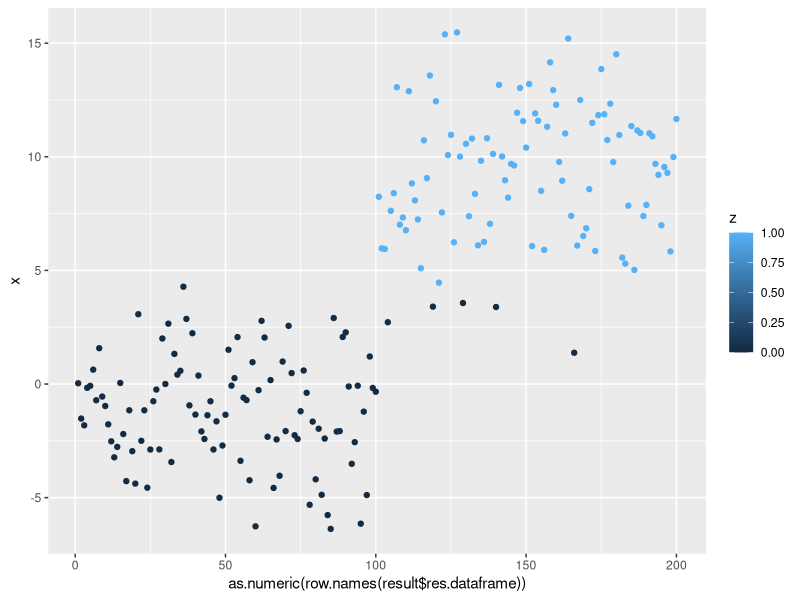
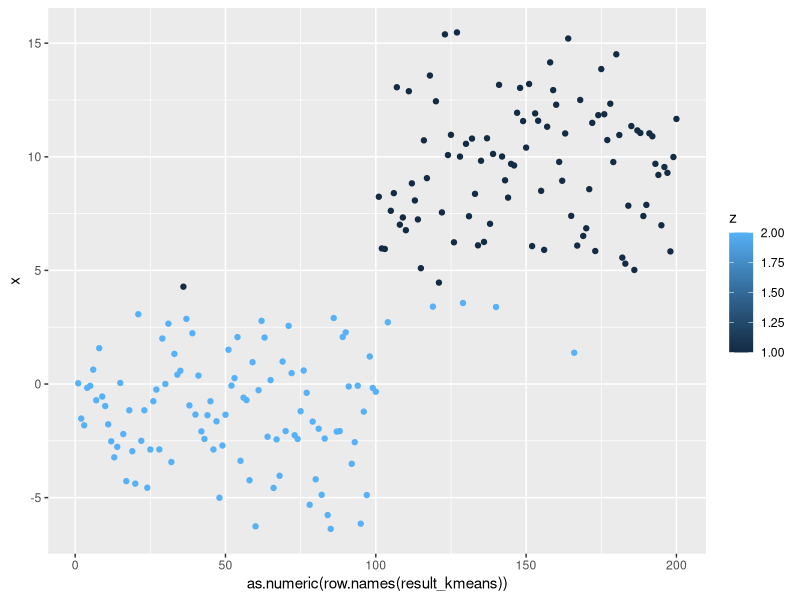
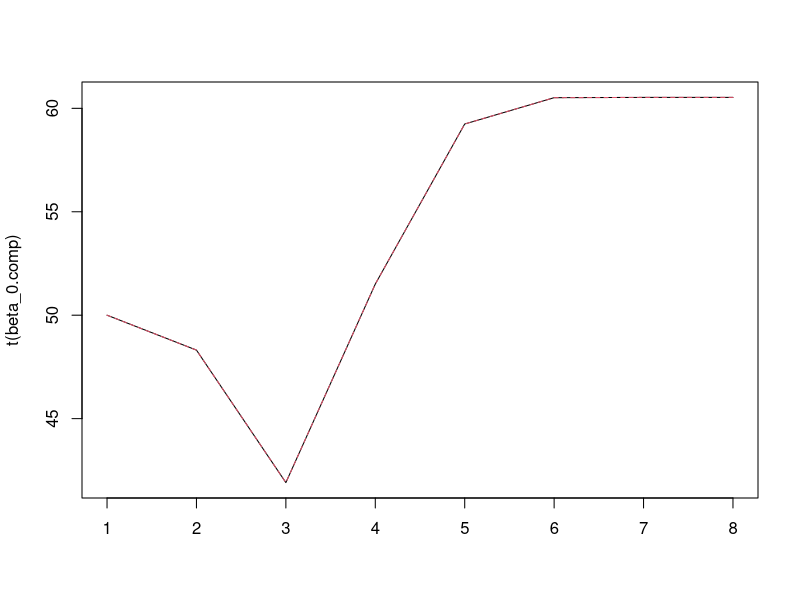
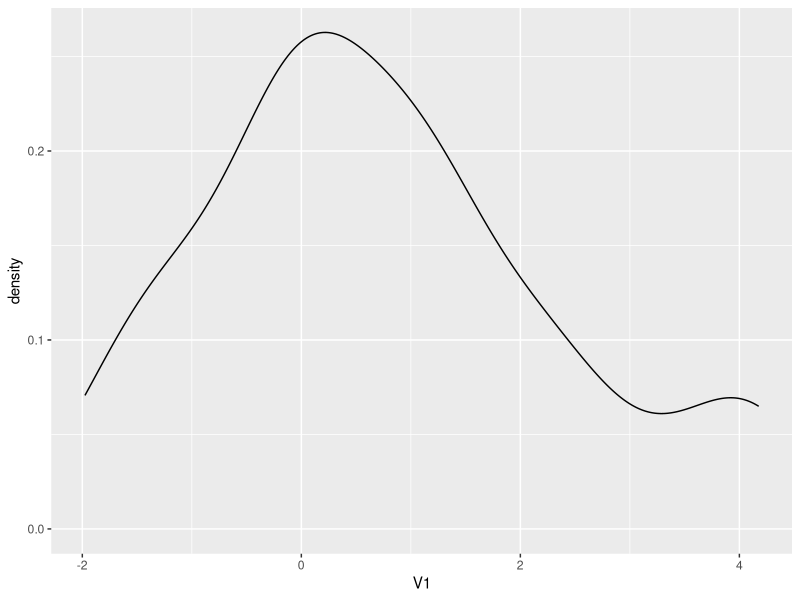
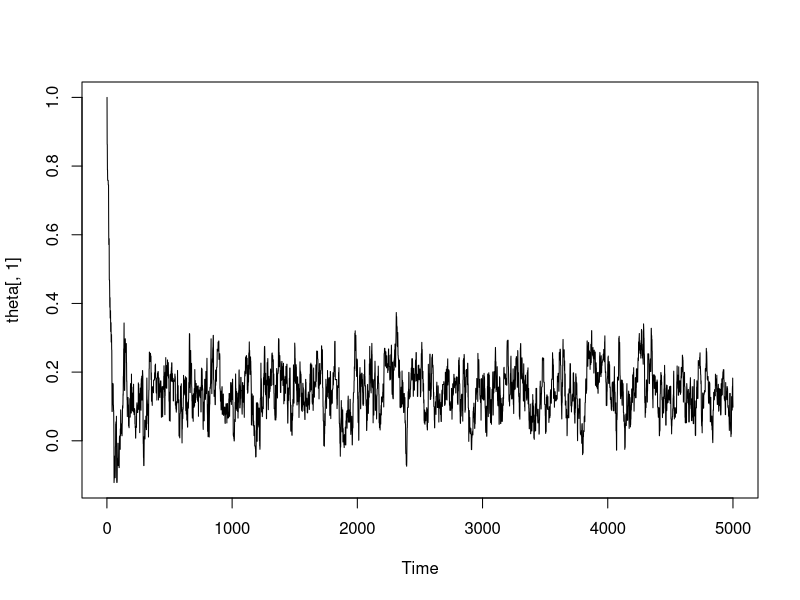
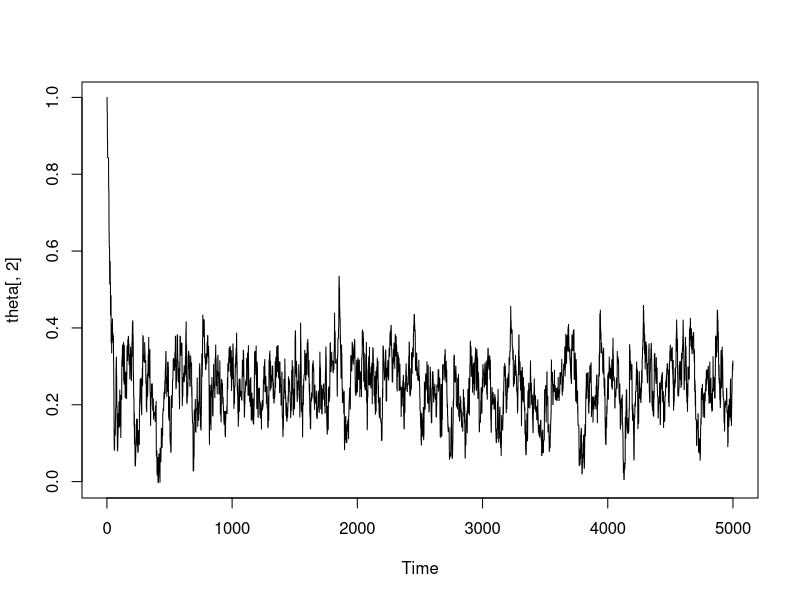
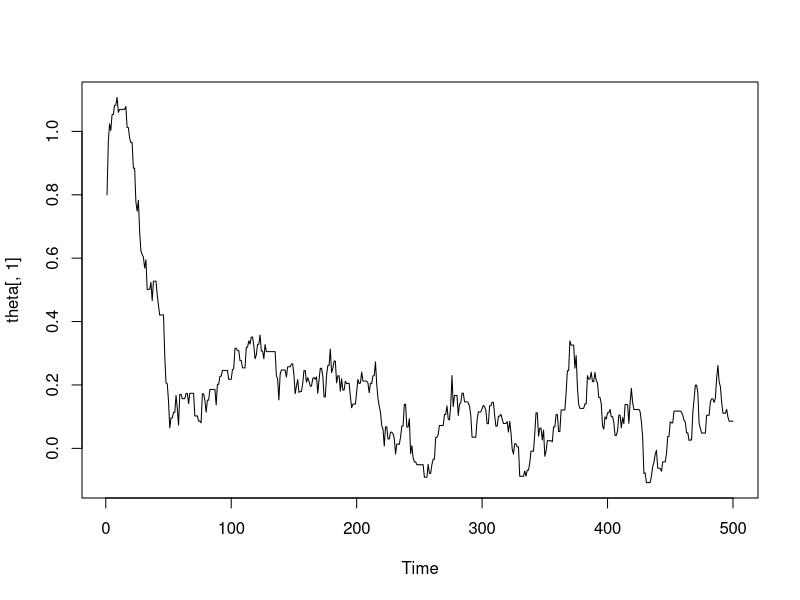
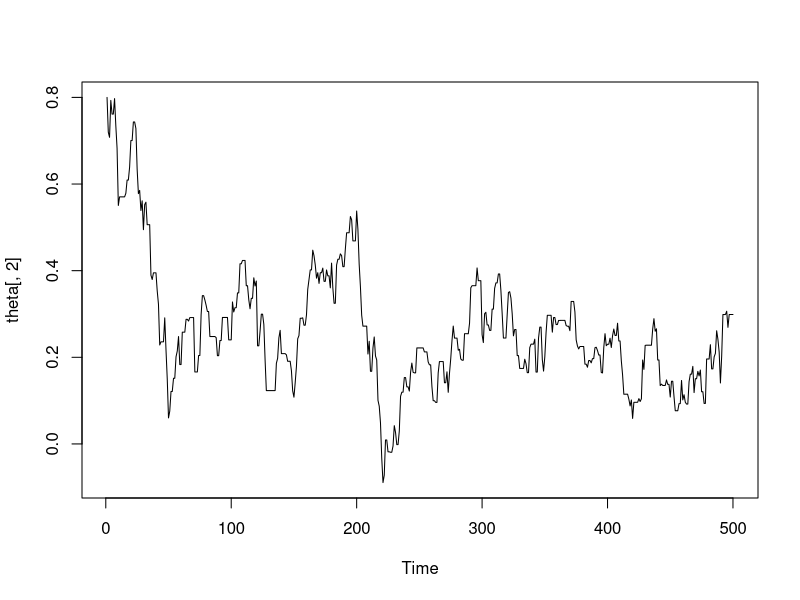

The R script that drew these images, in order:
### Lista 2 - Tais Bellini - 205650 ###

library(ggplot2)
library(dplyr)

#### Questao 1 ####

#funcao a ser minimizada
f = function(u, x, z){ 
  u = as.matrix(u)
  sum(z*(x-u[1,])^2) + sum((1-z)*(x-u[2,])^2)
}


#Algoritmo de atualizacao em blocos
block.opt = function(u0, f, data){
  
  cc = FALSE
  data = as.matrix(data)
  res = res_temp = cbind(data, rep(0, nrow(data)))
  zindex = ncol(data)+1
  count = 0

  
  while(!cc && count < 1000){
    for (i in 1:nrow(data)){
      if (f(u0, data[i,], 0) < f(u0, data[i,], 1)) res[i,zindex] = 0 else res[i,zindex] = 1
    }
    
    if(sum(res[,zindex] != res_temp[,zindex]) == 5) cc = TRUE
    res_temp = res
    
    u0 = cbind(u0, rep(0, nrow(u0)))
    u0[1,] = colMeans(res[res[,zindex]==1,])
    u0[2,] = colMeans(res[res[,zindex]==0,])
    u0 = u0[1:ncol(data)]
    
    count = count + 1 
    
    
  }
  
  colnames(res) = c("x", "z")
  res = as.data.frame(res)
  
  return(list("res.dataframe" = res, "u" = u0))
  
}

#inicializar 2 clusters

a = rnorm(100, -1, 2)
b = rnorm(100, 9, 3)
data = c(a,b)

u0 = sample_n(as.data.frame(data), 2)
result = block.opt(u0, f, data)

ggplot(aes(x = as.numeric(row.names(result$res.dataframe)), y = x, color = z), data=result$res.dataframe) + geom_point()
result$u

#validando o resutado com um algoritmo pre pronto
kmeans <- kmeans(data, centers = 2)
result_kmeans = cbind(as.matrix(data), kmeans$cluster)
colnames(result_kmeans) = c("x", "z")
result_kmeans = as.data.frame(result_kmeans)
ggplot(aes(x=as.numeric(row.names(result_kmeans)), y=x, color = z), data=result_kmeans) + geom_point()
kmeans$centers

#### Questao 2 ####

## a 
x = runif(200, 2, 40)
epslon = rnorm(200)
beta = c(60, -0.05)

y = beta[1]*exp(beta[2]*x)+epslon


## b
# ref: https://pt.wikipedia.org/wiki/Algoritmo_de_Gauss-Newton

J = function (beta, x) {
  return(cbind(-exp(beta[2]*x), -beta[1]*x*exp(beta[2]*x)))
}

r = function(beta, x, y) {
  return(y-beta[1]*exp(beta[2]*x))
}


gauss_newton = function (beta_0, J, r, x, y) {
  
  #aux to store execution
  z = beta_0
  
  #aux cc
  i = 0
  
  cc = 1
  while(cc > 0.0001 && i<1000) {
    beta_i = beta_0 - solve(t(J(beta_0, x))%*%J(beta_0, x))%*%t(J(beta_0, x))%*%r(beta_0, x, y)
    cc = sum((beta_i - beta_0)^2)
    beta_0 = c(beta_i)
    z = cbind(z, beta_i)
  }
  return (list(beta_hat = beta_i, z = z))
  
}

beta_0 = c(50, -0.10)
beta_hat = gauss_newton(beta_0, J, r, x, y)

colnames(beta_hat$z) = paste("i",1:ncol(beta_hat$z),sep="")
rownames(beta_hat$z) = c("beta0-gn", "beta1-gn")

##c

f = function(beta,x,y){
  sum((y-beta[1]*exp(beta[2]*x))^2)
}

d1 = function(beta, x){
  A = rbind(0,0)
  A[1] = sum(2*(y-beta[1]*exp(beta[2]*x))*(-exp(beta[2]*x)))
  A[2] = sum(2*(y-beta[1]*exp(beta[2]*x))*(-beta[1]*x*exp(beta[2]*x)))
  return(A)
}
  
d2 = function (beta, x) { 
  A = matrix(0,nrow=length(beta),ncol=length(beta))
  A[1,1] = sum(-2*exp(beta[2]*x)*(-exp(beta[2]*x)))
  A[2,2] = sum(2*(-beta[1]*x*exp(beta[2]*x))*(-beta[1]*x*exp(beta[2]*x)))
  + sum(2*(y-beta[1]*exp(beta[2]*x))*(-beta[1]*x^2*exp(beta[2]*x)))
  A[2,1] = A[1,2] = sum(2*(-beta[1]*x*exp(beta[2]*x))*(-exp(beta[2]*x)))
  + sum(2*(y-beta[1]*exp(beta[2]*x))*(-x*exp(beta[2]*x)))
  return(A)
}

newton_raphson = function(beta_0,d1,d2, x, e=0.0001){
  
  z = beta_0
  i = 0
  
  cc = 1
  while(cc>e && i<1000){
    beta_i = beta_0 - solve(d2(beta_0, x))%*%d1(beta_0, x)
    cc = sum((beta_i-beta_0)^2)
    beta_0 = beta_i
    i=i+1
    z = cbind(z,beta_i)
  }
  return(list(beta_hat = beta_i, z = z))
}

beta_hat.nr = newton_raphson(beta_0, d1, d2, x)
colnames(beta_hat.nr$z) = paste("i",1:ncol(beta_hat$z),sep="")
rownames(beta_hat.nr$z) = c("beta0-nr", "beta1-nr")

beta_0.comp = rbind(beta_hat$z[1,], beta_hat.nr$z[1,])
beta_0.comp

beta_1.comp = rbind(beta_hat$z[2,], beta_hat.nr$z[2,])
beta_1.comp


matplot(t(beta_0.comp), type='l')

#### Questao 3 ####

install.packages("mixtools")
library(mixtools)

##a 
m = 3
n = 40
u = rbind(c(0,0,0), c(3,3,3))
sigma = matrix(1,2,3)

w1 = 0.7
w2 = 1-w1

set.seed(205650)
X = rmvnormmix(n, lambda=c(w1,w2), mu=u, sigma=sigma)

#verificando a dist de V1
X1 = as.data.frame(X)
ggplot(X1, aes(x=V1)) + geom_density()

#Vamos inicializar aqui os chutes iniciais para as simulacoes:

w0_ci = c(0.6, 0.4)
u0_ci = c(1,1,1,4,4,4)

##b

#Verossimilhanca

f = function(u,x){
  w = c(w1,w2)
  u1 = u[1:3]
  u2 = u[3:6]
  sum(log(w[1]*dmvnorm(x-u1) + w[2]*dmvnorm(x-u2)))
}

#Simulated Annealing
opt.sa = function(iter, x, u0) {
  theta = matrix(0,nrow=iter,ncol=length(u0))
  theta[1,] = u0
  f.eval = rep(0, iter)
  f.eval[1] = f(theta[1,],x)
  
  for(i in 2:iter){
    temp = 1/log(1+i)
    d = 0.1*sqrt(temp) #0.1*sqrt(temp)
    e = rnorm(6)*d
    te1 = theta[(i-1),]+e
    u = runif(1)
    prob = min(exp((f(te1,x)-f(theta[(i-1),],x))/temp),1)
    theta[i,] = (u <= prob)*te1 + (u > prob)*theta[(i-1),]    
    f.eval[i] = f(theta[i,],x)
  }
  
  #encontra o máximo
  pos = which.max(f.eval)   
  theta.ot = theta[pos,]    
  plot.ts(theta[,1]);plot.ts(theta[,2])
  return(list("theta_hat" = theta.ot, "history_u" = theta ))
  
}

sa_res = opt.sa(5000, X, u0_ci)
sa_res

##c
#ref: https://www.youtube.com/watch?v=qMTuMa86NzU

#Passo E
# Para o Passo E, calculamos a E(Zi|X=x, mu = mu). 
#Para pi1, temos: P(Zi=1|X=x, mu = mu)/PTotal. Para pi2, temos: P(Zi=0|X=x, mu = mu)/PTotal.

passoE = function(X, mu, w0) {
  p_i1 = (w0[1]*dmvnorm(X, mu = mu[1:3]) / 
           (w0[1]*dmvnorm(X, mu = mu[1:3]) + w0[2]*dmvnorm(X, mu = mu[4:6])))
  p_i2 = w0[2]*dmvnorm(X, mu = mu[4:6]) / 
    (w0[1]*dmvnorm(X, mu = mu[1:3]) + w0[2]*dmvnorm(X, mu = mu[4:6]))
  
  return(cbind(p_i1,p_i2))
}


# theta1_hat = sum(pi1*X)/sum(pi1)
# theta2_hat = sum(pi2*X)/sum(pi2)
passoM = function(p_i, x) {
    m1 <- sum(p_i[,1]) # sum(pi1)
    m2 <- sum(p_i[,2])  #sum(pi2)
    
    theta_hat1 = theta_hat2 = c(rep(0, ncol(x)))
    
    #atualizacao de pi (pesos estimados para cada media)
    w1 <- m1/(m1 + m2) 
    w2 <- m2/(m1 + m2) 
    
    
    #atualizacao de u1 e u2
    theta_hat1 = sapply(1:ncol(x), function(i){
      sum(p_i[,1]*x[,i])/m1
    })
    
    theta_hat2 <- sapply(1:ncol(x), function(i){ #estimando vetor de médias da mistura 2
      sum(p_i[,2]*x[,i])/m2
    })
    
    
    return(list("u" = c(theta_hat1, theta_hat2), "w" = c(w1,w2)))
}

opt.em = function(w0, u0, x, iter){ 
  
  cc = 1
  i = 2
  
  #salva historico das estimacoes
  history_u = matrix(0, nrow = 2*ncol(x), ncol = iter)
  history_u[,1] = u0
  history_w = matrix(0, nrow = length(w0), ncol = iter)
  history_w[,1] = w0
  
  while (cc > 0.00001 & i < iter){
    exp = passoE(x, u0, w0)
    max = passoM(exp, x)
    
    u1 = max$u
    history_u[,i] = max$u
    cc = sum((u0 - u1)^2)
    u0 = u1
    
    w0 = max$w
    history_w[,i] = max$w
    
    i = i+1
  }
  
  return(list("theta_hat" = u0, "history_u" = history_u[,1:i], "history_w" = history_w[,1:i]))
    
}

#Executar o algoritmo

#EM
EM_res = opt.em(w0_ci, u0_ci, X, 500)
EM_res


##d

logf = function (u, x) {
  u1 = u[1:3]
  u2 = u[4:6]
  sum(log((w1*dnorm(x-u1)) + (w2*dnorm(x-u2))))
}


opt_res = optim(par = u0_ci, fn = logf, x = X, method = 'Nelder-Mead', control = list(fnscale = -1))$par
opt_res


##e 

u_real = c(0, 0, 0, 3 , 3, 3)

#medidas: tempo, media desvio padrao das respostas, numero de iteracoes ate convergir
compare = matrix(ncol = 4, nrow = 3)
rownames(compare) = c("SA", "EM", "optim")
colnames(compare) = c("Time Good Guess", "Error Good Guess", "Time Bad Guess", "Error Bad Guess")


iter = 500

#executando com chutes iniciais proximos
u0_ci_gg = c(0.8, 0.8, 0.8, 2.2, 2.2, 2.2)
u0_ci_bg = c(-3, -3, -3, 8, 8, 8)
w0_ci_gg = c(0.6, 0.4)
w0_ci_bg = c(0.5, 0.5)

t0 = Sys.time()
sa_comp = opt.sa(iter, X, u0_ci_gg)
compare[1,1] = Sys.time()-t0

media_erro2 = mean((sa_comp$theta_hat-u_real))^2
compare[1,2] = media_erro2

t0 = Sys.time()
em_comp = opt.em(w0_ci_gg,u0_ci_gg,X,iter)
compare[2,1] = Sys.time()-t0

media_erro2 = mean((em_comp$theta_hat-u_real))^2
compare[2,2] = media_erro2

t0 = Sys.time()
optim_comp = optim(par = u0_ci_gg, fn = logf, x = X, method = 'Nelder-Mead', control = list(fnscale = -1))
compare[3,1] = Sys.time()-t0

media_erro2 = mean((optim_comp$par-u_real))^2
compare[3,2] = media_erro2

#Executando com chutes iniciais piores

t0 = Sys.time()
sa_comp = opt.sa(iter, X, u0_ci_bg)
compare[1,3] = Sys.time()-t0

media_erro2 = mean((sa_comp$theta_hat-u_real))^2
compare[1,4] = media_erro2

t0 = Sys.time()
em_comp = opt.em(w0_ci_bg,u0_ci_bg,X,iter)
compare[2,3] = Sys.time()-t0

media_erro2 = mean((em_comp$theta_hat-u_real))^2
compare[2,4] = media_erro2

t0 = Sys.time()
optim_comp = optim(par = u0_ci_bg, fn = logf, x = X, method = 'Nelder-Mead', control = list(fnscale = -1))
compare[3,3] = Sys.time()-t0

media_erro2 = mean((optim_comp$par-u_real))^2
compare[3,4] = media_erro2

compare = as.data.frame(compare)
compare

#Tempo good guess
ggplot(aes(x=(row.names(compare)), y=compare[,1]), data=compare) + geom_point()

#Erro good guess
ggplot(aes(x=(row.names(compare)), y=compare[,2]), data=compare) + geom_point()

#Tempo bad guess
ggplot(aes(x=(row.names(compare)), y=compare[,3]), data=compare) + geom_point()

#Erro bad guess
ggplot(aes(x=(row.names(compare)), y=compare[,4]), data=compare) + geom_point()


##f 

#Reinicializando as variaveis
m = 3
n = 40
u = rbind(c(0,0,0), c(1,1,0))
sigma = matrix(1,2,3)

w1 = 0.7
w2 = 1-w1

set.seed(205650)
X_f = rmvnormmix(n, lambda=c(w1,w2), mu=u, sigma=sigma)

#verificando a dist de V1
X1_f = as.data.frame(X)
ggplot(X1_f, aes(x=V1)) + geom_density()

#medidas: tempo, media desvio padrao das respostas, numero de iteracoes ate convergir
compare_f = matrix(ncol = 4, nrow = 3)
rownames(compare_f) = c("SA", "EM", "optim")
colnames(compare_f) = c("Time Good Guess", "Error Good Guess", "Time Bad Guess", "Error Bad Guess")

iter = 500
u_real_f = c(0, 0, 0, 1, 1, 0)

#executando com chutes iniciais proximos
u0_ci_gg = c(0.8, 0.8, 0.8, 1.8, 1.8, 1.8)
u0_ci_bg = c(-3, -3, -3, 5, 5, 5)
w0_ci_gg = c(0.6, 0.4)
w0_ci_bg = c(0.5, 0.5)

t0 = Sys.time()
sa_comp_f = opt.sa(iter, X_f, u0_ci_gg)
compare_f[1,1] = Sys.time()-t0

media_erro2 = mean((sa_comp_f$theta_hat-u_real_f))^2
compare_f[1,2] = media_erro2

t0 = Sys.time()
em_comp_f = opt.em(w0_ci_gg,u0_ci_gg,X_f,iter)
compare_f[2,1] = Sys.time()-t0

media_erro2 = mean((em_comp_f$theta_hat-u_real_f))^2
compare_f[2,2] = media_erro2

t0 = Sys.time()
optim_comp_f = optim(par = u0_ci_gg, fn = logf, x = X_f, method = 'Nelder-Mead', control = list(fnscale = -1))
compare_f[3,1] = Sys.time()-t0

media_erro2 = mean((optim_comp_f$par-u_real_f))^2
compare_f[3,2] = media_erro2

#Executando com chutes iniciais piores

t0 = Sys.time()
sa_comp_f = opt.sa(iter, X_f, u0_ci_bg)
compare_f[1,3] = Sys.time()-t0

media_erro2 = mean((sa_comp_f$theta_hat-u_real_f))^2
compare_f[1,4] = media_erro2

t0 = Sys.time()
em_comp_f = opt.em(w0_ci_bg,u0_ci_bg,X_f,iter)
compare_f[2,3] = Sys.time()-t0

media_erro2 = mean((em_comp_f$theta_hat-u_real_f))^2
compare_f[2,4] = media_erro2

t0 = Sys.time()
optim_comp_f = optim(par = u0_ci_bg, fn = logf, x = X_f, method = 'Nelder-Mead', control = list(fnscale = -1))
compare_f[3,3] = Sys.time()-t0

media_erro2 = mean((optim_comp_f$par-u_real_f))^2
compare_f[3,4] = media_erro2

compare_f = as.data.frame(compare_f)
compare_f

#Tempo good guess
ggplot(aes(x=(row.names(compare_f)), y=compare_f[,1]), data=compare_f) + geom_point()

#Erro good guess
ggplot(aes(x=(row.names(compare_f)), y=compare_f[,2]), data=compare_f) + geom_point()

#Tempo bad guess
ggplot(aes(x=(row.names(compare_f)), y=compare_f[,3]), data=compare_f) + geom_point()

#Erro bad guess
ggplot(aes(x=(row.names(compare_f)), y=compare_f[,4]), data=compare_f) + geom_point()

optim_comp

#g

data = read.csv2("dados_geneticos.txt", sep = " ", header = T, as.is = T)
data = data[,colSums(data != 0) > 0]

passoE = function(X, mu, w0) {
  mu = u0_ci_gn
  mu1 = mu[1:ncol(X)]
  w0 = c(0.5,0.5)
  mu2 = mu[(ncol(X)+1):(ncol(X)*2)]
  p_i1 = w0[1]*dmvnorm(X, mu = mu1) / 
            (w0[1]*dmvnorm(X, mu = mu1) + w0[2]*dmvnorm(X, mu = mu2))
  p_i2 = w0[2]*dmvnorm(X, mu = mu2) / 
    (w0[1]*dmvnorm(X, mu = mu1) + w0[2]*dmvnorm(X, mu = mu2))
  
  return(cbind(p_i1,p_i2))
}


# theta1_hat = sum(pi1*X)/sum(pi1)
# theta2_hat = sum(pi2*X)/sum(pi2)
passoM = function(p_i, x) {
  m1 <- sum(p_i[,1]) # sum(pi1)
  m2 <- sum(p_i[,2])  #sum(pi2)
  
  theta_hat1 = theta_hat2 = c(rep(0, ncol(x)))
  
  #atualizacao de pi (pesos estimados para cada media)
  w1 <- m1/(m1 + m2) 
  w2 <- m2/(m1 + m2) 
  
  
  #atualizacao de u1 e u2
  theta_hat1 = sapply(1:ncol(x), function(i){
    sum(p_i[,1]*x[,i])/m1
  })
  
  theta_hat2 <- sapply(1:ncol(x), function(i){ #estimando vetor de médias da mistura 2
    sum(p_i[,2]*x[,i])/m2
  })
  
  
  return(list("u" = c(theta_hat1, theta_hat2), "w" = c(w1,w2)))
}

opt.em = function(w0, u0, x, iter){ 
  
  cc = 1
  i = 2
  
  #salva historico das estimacoes
  history_u = matrix(0, nrow = 2*ncol(x), ncol = iter)
  history_u[,1] = u0
  history_w = matrix(0, nrow = length(w0), ncol = iter)
  history_w[,1] = w0
  
  while (cc > 0.00001 & i < iter){
    exp = passoE(x, u0, w0)
    max = passoM(exp, x)
    
    u1 = max$u
    history_u[,i] = max$u
    cc = sum((u0 - u1)^2)
    u0 = u1
    
    w0 = max$w
    history_w[,i] = max$w
    
    i = i+1
  }
  
  return(list("theta_hat" = u0, "history_u" = history_u[,1:i], "history_w" = history_w[,1:i]))
  
}

#EM
d = matrix(unlist(data), ncol = ncol(data), byrow = T)
class(d) = "numeric"

u0_ci_gn = c(rep(0, 78), rep(3, 78))
w0_ci_gn = c(0.5, 0.5)
EM_res = opt.em(w0_ci_gn, u0_ci_gn, d, 500)
EM_res$history_w[,ncol(EM_res$history_w)-1]
# classificou como sendo um cluster so (deu peso 1 para w1)

model = kmeans(data, 2)
model$cluster
# Identificou 2 clusters e separou a pop europeia em um cluster


#### Questao 4 ####

## DaDOS ARTUR - CMAPEONATO BARSILEIRO 2018 

Casa=matrix(c(0,1,3,1,1,0,0,0,1,2,0,1,2,0,0,2,1,3,2,2,
              0,0,3,1,1,2,3,1,1,0,5,0,0,1,2,3,1,5,0,2,
              4,1,0,2,2,2,5,1,2,3,3,2,2,1,3,2,0,4,1,4,
              1,2,0,0,3,2,1,1,0,0,2,0,0,1,2,1,2,2,3,4,
              1,0,2,0,0,0,1,1,1,2,2,2,1,1,2,0,2,2,1,1,
              2,2,0,0,0,0,3,2,0,0,1,0,1,2,1,1,0,1,0,2,
              1,1,2,1,0,2,0,2,2,3,1,1,2,1,1,0,1,2,1,0,
              1,1,0,2,2,1,0,0,2,0,2,0,1,1,1,1,1,2,1,0,
              3,0,2,1,1,0,3,1,0,0,2,0,0,1,3,2,0,2,1,3,
              2,2,1,2,2,0,2,1,1,0,3,2,2,1,2,1,0,4,1,1,
              1,1,2,1,1,0,3,1,1,0,0,0,0,1,4,0,1,0,0,0,
              1,2,0,2,4,3,2,1,1,2,0,0,0,0,2,5,2,3,2,4,
              2,1,2,2,3,1,3,2,0,2,2,1,0,0,1,2,3,0,3,2,
              4,3,2,3,2,2,0,1,3,1,3,2,1,0,3,3,3,2,1,3,
              1,0,0,1,1,0,1,0,1,0,2,0,1,1,0,0,1,1,1,1,
              0,3,1,2,1,2,0,1,0,1,3,0,1,1,3,0,0,3,1,5,
              1,2,0,1,3,1,2,3,1,2,1,1,0,0,1,1,0,0,2,3,
              0,3,1,2,1,1,1,1,0,0,1,0,2,0,1,2,1,0,2,0,
              4,2,1,2,1,1,3,1,2,1,1,1,1,0,1,0,2,3,0,2,
              1,1,1,2,3,2,1,2,1,2,1,0,2,0,1,0,0,1,1,0),ncol=20,nrow=20,byrow=T)


rownames(Casa)=c("AMM","ATM","ATP","BAH","BOT","CEA","CHA","COR","CRU","FLA","FLU","GRE","INT","PAL","PAR","SAN","SPA","SPT","VAS","VIT")
colnames(Casa)=c("AMM","ATM","ATP","BAH","BOT","CEA","CHA","COR","CRU","FLA","FLU","GRE","INT","PAL","PAR","SAN","SPA","SPT","VAS","VIT")

GFcasa=apply(Casa,1,sum) # Gols marcados por time em casa
GScasa=apply(Casa,2,sum) # Gols sofridos por time em casa


Fora=matrix(c(0,0,0,0,0,2,0,0,1,0,0,0,0,0,0,1,1,2,1,0,
              3,0,2,2,3,1,0,1,0,1,0,0,2,2,1,2,2,2,1,0,
              1,1,0,0,0,0,1,0,1,2,0,0,1,0,0,0,0,0,1,2,
              0,0,0,0,1,2,1,1,1,0,1,2,0,0,0,0,0,0,1,2,
              0,0,1,3,0,0,1,0,0,0,0,0,0,0,1,1,2,1,2,4,
              0,1,2,1,0,0,0,1,2,1,0,2,0,1,1,0,0,0,1,1,
              0,3,1,0,0,1,0,0,0,0,1,0,0,0,1,1,0,1,1,0,
              0,0,0,0,0,1,1,0,0,0,0,0,1,0,4,0,1,1,4,2,
              2,0,0,0,1,1,0,0,0,0,0,1,0,1,1,1,0,0,0,1,
              2,1,0,0,1,3,2,3,2,0,2,0,1,1,4,1,2,1,1,2,
              0,2,1,0,1,0,2,1,1,0,0,0,0,0,1,0,1,2,1,2,
              1,1,1,2,1,1,1,1,1,0,1,0,0,0,0,0,1,0,0,0,
              1,1,2,1,0,1,1,1,0,0,3,0,0,0,1,2,0,1,1,3,
              0,1,3,1,1,2,2,0,0,1,0,2,0,0,1,1,2,1,1,3,
              1,0,0,0,1,0,1,0,1,0,0,0,0,0,0,1,0,0,0,0,
              1,1,0,0,0,1,0,1,1,0,1,1,2,2,2,0,0,1,3,1,
              3,0,1,2,2,0,0,1,2,1,1,1,1,1,1,0,0,3,0,1,
              0,2,0,0,0,0,1,1,0,1,0,4,0,3,2,0,0,0,2,0,
              1,0,0,0,1,0,1,0,1,1,1,1,1,0,1,1,1,1,0,0,
              1,1,0,1,1,0,1,0,0,0,0,0,1,2,1,2,0,0,3,0),ncol=20,nrow=20,byrow=T)

rownames(Fora)=c("AMM","ATM","ATP","BAH","BOT","CEA","CHA","COR","CRU","FLA","FLU","GRE","INT","PAL","PAR","SAN","SPA","SPT","VAS","VIT")
colnames(Fora)=c("AMM","ATM","ATP","BAH","BOT","CEA","CHA","COR","CRU","FLA","FLU","GRE","INT","PAL","PAR","SAN","SPA","SPT","VAS","VIT")

GFfora=apply(Fora,1,sum) # Gols marcados por time fora de casa
GSfora=apply(Fora,2,sum) # Gols sofridos por time fora de casa

X=Casa+Fora # matriz 20x20 no estilo da apresentada no exercício de aula


n=20    # numero de times

# Inicializa vetores para os parametros
o=numeric(n)  
d=numeric(n)

## Reune parametros em vetor único - para montar função para otimização
t=c(o,d)

### Implementação da função log verossimilhança (proporcional)
# ij vai ate a metade, ji eh o resto, por isso n+j
logL=function(t, n){
  temp=0
  for(i in 1:n){
    for(j in 1:n){
      temp=temp -exp(t[i]-t[n+j])+X[i,j]*(t[i]-t[n+j])   # elementos a serem somados para cada par de times registrado
    }
  }
  -temp
}

# cria um vetor de valores para o parametro
# chute inicial
t0=c(rep(1,n),rep(0.35,n))

#funcao que usa newton-like methods
nr = nlm(logL, p=t0, n=20)
nr

o_hat = nr$estimate[1:20]
d_hat = nr$estimate[21:40]
names(o_hat) = names(d_hat) = c("AMM","ATM","ATP","BAH","BOT","CEA","CHA","COR","CRU","FLA",
                                        "FLU","GRE","INT","PAL","PAR","SAN","SPA","SPT","VAS","VIT")

head(sort(o_hat))

opt = optim(par = t0, fn = logL, control = list(factr = 1e3), n = 20)
opt$par

opt.o_hat = opt$par[1:20]
opt.d_hat = opt$par[21:40]
names(opt.o_hat) = names(opt.d_hat) = c("AMM","ATM","ATP","BAH","BOT","CEA","CHA","COR","CRU","FLA",
                                "FLU","GRE","INT","PAL","PAR","SAN","SPA","SPT","VAS","VIT")

head(sort(opt.o_hat))

# Dados de block relaxation para comparar

## Definir valores iniciais para O e D
d=rep(1,20)
o=rep(0.5,20)


d_old=rep(0,20)
o_old=rep(0,20)         

n = 20
O=matrix(ncol=20,nrow=n)  # vamos montar matrizes para guardar o historico da otimização
D=matrix(ncol=20,nrow=n)
# salva valores iniciais
O[,1]=o
D[,0.5]=d


# Define criterio de convergencia
epslon=0.1
i=1  # contador de iterações


while(sum((d-d_old)^2)+sum((o-o_old)^2)>epslon){   # criterio de convergencia
  o_old=o
  # soma em j / soma das exponenciais de -d -> formula que encontramos analiticamente
  o=log(rowSums(X)/sum(exp(-d)))   #registra o valor antigo, e atualiza todos os o`s
  d_old=d
  # soma em i/ soma das exponenciais de o -> formula que encontramos analiticamente
  d=-log(colSums(X)/sum(exp(o)))  #registra o valor antigo, e atualiza todos os d`s
  
  
  #Salva os valores na matriz  
  i=i+1
  O[,i]=o
  D[,i]=d
  
}

block.o_hat = O[,i]           ### Olhar os resultados
block.d_hat = D[,i]

names(block.o_hat) = names(block.d_hat) = c("AMM","ATM","ATP","BAH","BOT","CEA","CHA","COR","CRU","FLA",
                                    "FLU","GRE","INT","PAL","PAR","SAN","SPA","SPT","VAS","VIT")

head(sort(block.o_hat))
head(sort(block.d_hat))

#Comparando:

head(sort(o_hat))
head(sort(opt.o_hat))
head(sort(block.o_hat))


tail(sort(o_hat))
#GRE      INT      ATP      ATM      FLA      PAL 
#1.191340 1.251964 1.309123 1.345490 1.397676 1.479022 

tail(sort(opt.o_hat))
#SAN      GRE      INT      ATP      ATM      FLA 
#1.112318 1.127269 1.130245 1.158171 1.161534 1.178063 

tail(sort(block.o_hat))
#GRE      INT      ATP      ATM      FLA      PAL 
#1.875469 1.936093 1.993252 2.029619 2.081805 2.163151 


head(sort(d_hat))
head(sort(opt.d_hat))
head(sort(block.d_hat))


tail(sort(d_hat))
#CRU       SPA       INT       FLA       GRE       PAL 
#0.5115840 0.5115840 0.6706457 0.6706457 0.7421054 0.7798492 

tail(sort(opt.d_hat))
#CRU       SPA       PAL       BAH       INT       GRE 
#0.4400010 0.4428598 0.4844240 0.5179820 0.5609866 0.6298635 

tail(sort(block.d_hat))
#CRU      SPA      FLA      INT      GRE      PAL 
#1.195712 1.195712 1.354777 1.354777 1.426236 1.463976
